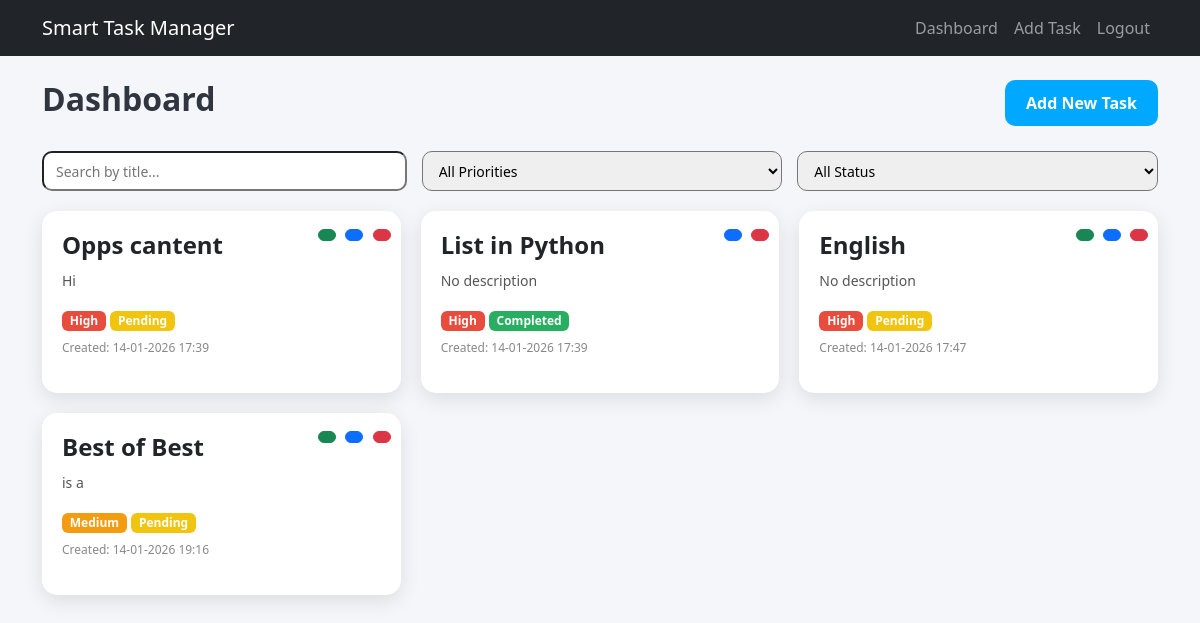
Page /tasks/ (signed in) on the committed database.
### app/models/task.py (models this page shows)
class Task(db.Model):
    id = db.Column(db.Integer, primary_key=True)
    title = db.Column(db.String(150), nullable=False)
    description = db.Column(db.Text)
    due_date = db.Column(db.DateTime)
    priority = db.Column(db.String(20), nullable=False, default="Low")
    status = db.Column(db.String(20), nullable=False, default="Pending")
    created_at = db.Column(db.DateTime, default=datetime.utcnow)
    user_id = db.Column(db.Integer, db.ForeignKey('user.id'), nullable=False)

### app/tasks/routes.py (the view)
@tasks_bp.route("/")
@login_required
def dashboard():
    tasks = Task.query.filter_by(user_id=current_user.id).all()
    return render_template("tasks/dashboard.html", tasks=tasks)

### app/models/user.py (called while the page is built)
@login_manager.user_loader
def load_user(user_id):
    return User.query.get(int(user_id))

### app/templates/tasks/dashboard.html (shortened to what this page needs)
{% extends "base.html" %}
{% set show_toast = true %}
{% set is_auth_page = false %}
{% block content %}
<div class="dashboard-header">
    <h2>Dashboard</h2>
    <a href="{{ url_for('tasks.add_task') }}" class="btn btn-add">
         Add New Task
    </a>
</div>
<div class="filters">
    <input type="text" id="searchInput" placeholder="Search by title...">
    <select id="filterPriority">
        <option value="">All Priorities</option>
    </select>
    <select id="filterStatus">
        <option value="">All Status</option>
    </select>
</div>
<div class="task-grid" id="tasksGrid">
    {% for task in tasks %}
    <div class="task-card" data-title="{{ task.title }}" data-priority="{{ task.priority }}" data-status="{{ task.status }}">
        <div class="task-actions">
            {% if task.status != 'Completed' %}
            <a href="{{ url_for('tasks.complete_task', task_id=task.id) }}" class="btn btn-success btn-sm" title="Complete">
            </a>
            {% endif %}
            <a href="{{ url_for('tasks.edit_task', task_id=task.id) }}" class="btn btn-primary btn-sm" title="Edit">
            </a>
            <a href="{{ url_for('tasks.delete_task', task_id=task.id) }}" class="btn btn-danger btn-sm" onclick="return confirm('Are you sure?')" title="Delete">
            </a>
        </div>
        <h4>{{ task.title }}</h4>
        <p>{{ task.description or 'No description' }}</p>
        <span class="badge badge-priority-{{ task.priority|lower }}">{{ task.priority }}</span>
        <span class="badge badge-status-{{ task.status|lower }}">{{ task.status }}</span>
        <p class="mt-2" style="font-size:12px; color:#888;">Created: {{ task.created_at.strftime('%d-%m-%Y %H:%M') }}</p>
    </div>
    {% endfor %}
</div>
{% endblock %}

### app/templates/base.html (shortened to what this page needs)
<!DOCTYPE html>
<html lang="en">
<head>
    <link href="https://cdn.jsdelivr.net/npm/bootstrap@5.3.0/dist/css/bootstrap.min.css" rel="stylesheet">
    <link rel="stylesheet" href="{{ url_for('static', filename='css/style.css') }}">
</head>
<body>
    <nav class="navbar navbar-expand-lg navbar-dark bg-dark">
        <div class="container">
            <a class="navbar-brand" href="{{ url_for('tasks.dashboard') }}">Smart Task Manager</a>
            <div class="collapse navbar-collapse" id="navbarNav">
                <ul class="navbar-nav ms-auto">
                    {% if current_user.is_authenticated %}
                        <li class="nav-item">
                            <a class="nav-link" href="{{ url_for('tasks.dashboard') }}">Dashboard</a>
                        </li>
                        <li class="nav-item">
                            <a class="nav-link" href="{{ url_for('tasks.add_task') }}">Add Task</a>
                        </li>
                        <li class="nav-item">
                            <a class="nav-link" href="{{ url_for('auth.logout') }}">Logout</a>
                        </li>
                    {% endif %}
                </ul>
            </div>
        </div>
    </nav>
    {% if show_toast %}
    <div class="position-fixed top-0 end-0 p-3" style="z-index: 1080;">
    </div>
    {% endif %}
    {% if not is_auth_page %}
    <div class="container mt-4">
    {% endif %}
    {% block content %}{% endblock %}
    {% if not is_auth_page %}
    </div>
    {% endif %}
</body>
</html>

### app/static/css/style.css (style rules this page uses)
body { font-family: Arial, sans-serif; }

### app/templates/tasks/dashboard.html (style rules this page uses)
body { background: #f5f6fa; font-family: 'Segoe UI', Tahoma, Geneva, Verdana, sans-serif; }
.dashboard-header { display: flex; justify-content: space-between; align-items: center; margin-bottom: 25px; }
.dashboard-header h2 { color: #2f3640; font-weight: 700; }
.dashboard-header .btn-add { background-color: #00a8ff; color: white; border-radius: 10px; padding: 10px 20px; font-weight: 600; transition: 0.3s; }
.task-grid { display: grid; grid-template-columns: repeat(auto-fill, minmax(270px, 1fr)); gap: 20px; }
.task-card { background: #ffffff; border-radius: 15px; padding: 20px; box-shadow: 0 6px 20px rgba(0,0,0,0.1); position: relative; transition: 0.3s; }
.task-card h4 { font-weight: 600; margin-bottom: 10px; }
.task-card p { font-size: 14px; color: #555; }
.badge-priority-medium { background-color: #f39c12; }
.badge-priority-high { background-color: #e74c3c; }
.badge-status-pending { background-color: #f1c40f; }
.badge-status-completed { background-color: #27ae60; }
.task-actions { position: absolute; top: 10px; right: 10px; }
.task-actions .btn { margin-left: 5px; border-radius: 8px; padding: 5px 8px; font-size: 12px; }
.filters { display: flex; gap: 15px; margin-bottom: 20px; flex-wrap: wrap; }
.filters input, .filters select { border-radius: 10px; height: 40px; padding-left: 12px; font-size: 14px; flex: 1; }

### rows in the picture
Task: title "Opps cantent", description "Hi", priority "High", status "Pending", created_at "14-01-2026 17:39"
Task: title "List in Python", description "No description", priority "High", status "Completed", created_at "14-01-2026 17:39"
Task: title "English", description "No description", priority "High", status "Pending", created_at "14-01-2026 17:47"
Task: title "Best of Best", description "is a", priority "Medium", status "Pending", created_at "14-01-2026 19:16"
